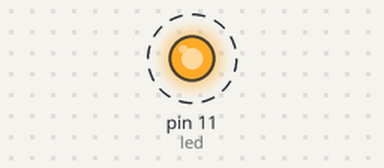
The sketch below on a simulated Arduino Uno, built with avr-gcc and run on an emulated ATmega328P. Shown: output pins drawn as LEDs (lit = HIGH). Dashed ring = blinking. What the sketch prints to the serial monitor is not drawn.

Above: at 0.2 s.
Timing chart, 0 to 3.0 s (numbered marks = the images above):
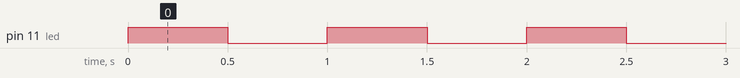

The sketch:

hello_world.ino
```cpp
 int led = 11;

void setup() {
  pinMode(led, OUTPUT);
  Serial.begin(9600);

}

void loop() {
  digitalWrite(led, HIGH);
  Serial.println("blink");
  delay(500);
  digitalWrite(led, LOW);
  Serial.println("stop");
  delay(500);

}
```

Measured:
- by itself, pin 11 (led): alternates HIGH for 0.50 s and LOW for 0.50 s
